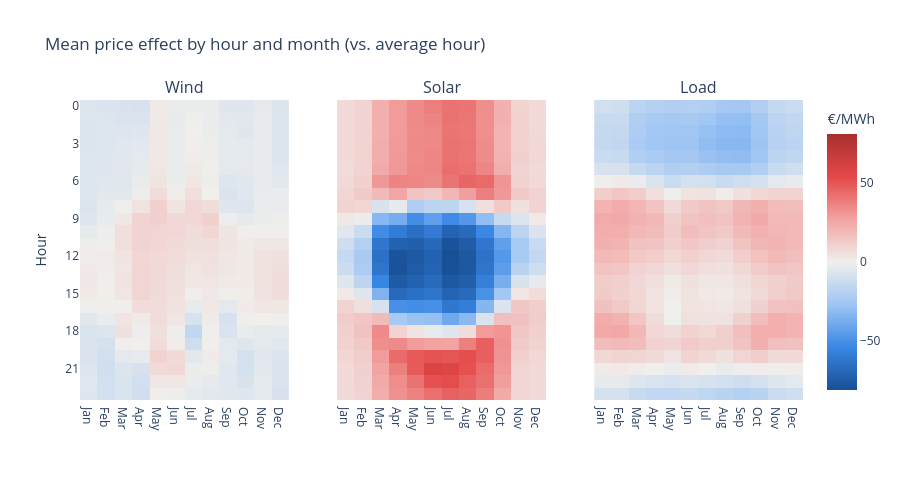

Here is the notebook cell this chart was saved with:
### Code cell
plots.driver_profile(drv)

### Figure 1 — Plotly figure (JSON) as saved in the notebook; plotly's stock layout.template omitted (floating-point values rounded to 4 significant figures; data arrays with more than 128 entries replaced by an {"elided": "..."} marker saying what was removed)
{"data": [{"coloraxis": "coloraxis", "hovertemplate": "Wind<br>%{x}, %{y}:00<br>%{z:+.1f} €/MWh<extra></extra>", "type": "heatmap", "x": ["Jan", "Feb", "Mar", "Apr", "May", "Jun", "Jul", "Aug", "Sep", "Oct", "Nov", "Dec"], "xaxis": "x", "y": [0, 1, 2, 3, 4, 5, 6, 7, 8, 9, 10, 11, 12, 13, 14, 15, 16, 17, 18, 19, 20, 21, 22, 23], "yaxis": "y", "z": {"elided": "24x12 float values"}}, {"coloraxis": "coloraxis", "hovertemplate": "Solar<br>%{x}, %{y}:00<br>%{z:+.1f} €/MWh<extra></extra>", "type": "heatmap", "x": ["Jan", "Feb", "Mar", "Apr", "May", "Jun", "Jul", "Aug", "Sep", "Oct", "Nov", "Dec"], "xaxis": "x2", "y": [0, 1, 2, 3, 4, 5, 6, 7, 8, 9, 10, 11, 12, 13, 14, 15, 16, 17, 18, 19, 20, 21, 22, 23], "yaxis": "y2", "z": {"elided": "24x12 float values"}}, {"coloraxis": "coloraxis", "hovertemplate": "Load<br>%{x}, %{y}:00<br>%{z:+.1f} €/MWh<extra></extra>", "type": "heatmap", "x": ["Jan", "Feb", "Mar", "Apr", "May", "Jun", "Jul", "Aug", "Sep", "Oct", "Nov", "Dec"], "xaxis": "x3", "y": [0, 1, 2, 3, 4, 5, 6, 7, 8, 9, 10, 11, 12, 13, 14, 15, 16, 17, 18, 19, 20, 21, 22, 23], "yaxis": "y3", "z": {"elided": "24x12 float values"}}], "layout": {"annotations": [{"font": {"size": 16}, "showarrow": false, "text": "Wind", "x": 0.1444, "xanchor": "center", "xref": "paper", "y": 1, "yanchor": "bottom", "yref": "paper"}, {"font": {"size": 16}, "showarrow": false, "text": "Solar", "x": 0.5, "xanchor": "center", "xref": "paper", "y": 1, "yanchor": "bottom", "yref": "paper"}, {"font": {"size": 16}, "showarrow": false, "text": "Load", "x": 0.8556, "xanchor": "center", "xref": "paper", "y": 1, "yanchor": "bottom", "yref": "paper"}], "coloraxis": {"cmax": 81.3, "cmin": -81.3, "colorbar": {"title": {"text": "€/MWh"}}, "colorscale": [[0, "#184f95"], [0.1667, "#3987e5"], [0.3333, "#9ec5f4"], [0.5, "#f0efec"], [0.6667, "#f2a3a2"], [0.8333, "#e34948"], [1, "#a8302f"]]}, "height": 480, "title": {"text": "Mean price effect by hour and month (vs. average hour)"}, "xaxis": {"anchor": "y", "domain": [0, 0.2889]}, "xaxis2": {"anchor": "y2", "domain": [0.3556, 0.6444]}, "xaxis3": {"anchor": "y3", "domain": [0.7111, 1]}, "yaxis": {"anchor": "x", "autorange": "reversed", "domain": [0, 1], "dtick": 3, "title": {"text": "Hour"}}, "yaxis2": {"anchor": "x2", "autorange": "reversed", "domain": [0, 1], "dtick": 3, "matches": "y", "showticklabels": false}, "yaxis3": {"anchor": "x3", "autorange": "reversed", "domain": [0, 1], "dtick": 3, "matches": "y", "showticklabels": false}}}
